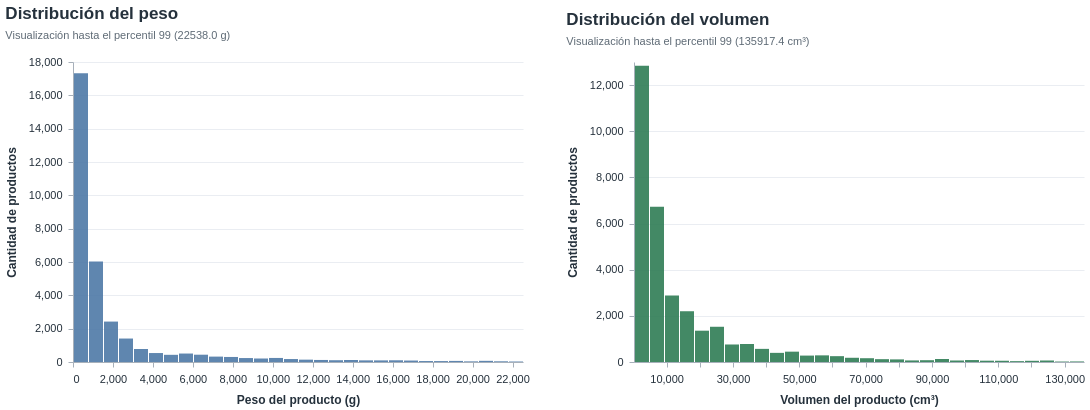

This figure's notebook cell:
### Markdown cell above
## 5.2. Características físicas de los productos

La tabla `products` informa peso, largo, alto y ancho. El volumen se calcula como el producto de las tres dimensiones y se expresa en centímetros cúbicos. Estas variables se conservan como posibles predictores; sus asociaciones con `freight_value` se evaluarán en análisis posteriores.

### Code cell
products["product_volume_cm3"] = (
    products["product_length_cm"]
    * products["product_height_cm"]
    * products["product_width_cm"]
)

variables_fisicas = [
    "product_weight_g",
    "product_length_cm",
    "product_height_cm",
    "product_width_cm",
    "product_volume_cm3",
]

resumen_fisico = products[variables_fisicas].describe(
    percentiles=[0.25, 0.50, 0.75, 0.90, 0.95, 0.99]
).T
resumen_fisico["nulos"] = products[variables_fisicas].isna().sum()
display(resumen_fisico)


def preparar_histograma(serie, bins=30):
    valores = serie.dropna()
    limite = valores.quantile(0.99)
    conteos, bordes = np.histogram(valores[valores.le(limite)], bins=bins)
    datos = pd.DataFrame(
        {"desde": bordes[:-1], "hasta": bordes[1:], "cantidad": conteos}
    )
    datos["cantidad_texto"] = datos["cantidad"].map(numero_es)
    return datos, limite


hist_peso, limite_peso = preparar_histograma(products["product_weight_g"])
hist_volumen, limite_volumen = preparar_histograma(products["product_volume_cm3"])


def grafico_histograma_fisico(datos, titulo, subtitulo, eje_x, color):
    return alt.Chart(datos).mark_bar(color=color, opacity=0.9).encode(
        x=alt.X("desde:Q", bin="binned", title=eje_x),
        x2="hasta:Q",
        y=alt.Y("cantidad:Q", title="Cantidad de productos"),
        tooltip=[
            alt.Tooltip("desde:Q", title="Desde", format=".1f"),
            alt.Tooltip("hasta:Q", title="Hasta", format=".1f"),
            alt.Tooltip("cantidad_texto:N", title="Productos"),
        ],
    ).properties(
        width=450,
        height=300,
        title=alt.TitleParams(text=titulo, subtitle=subtitulo),
    )


grafico_peso = grafico_histograma_fisico(
    hist_peso,
    "Distribución del peso",
    f"Visualización hasta el percentil 99 ({limite_peso:.1f} g)",
    "Peso del producto (g)",
    COLOR_SECUNDARIO,
)
grafico_volumen = grafico_histograma_fisico(
    hist_volumen,
    "Distribución del volumen",
    f"Visualización hasta el percentil 99 ({limite_volumen:.1f} cm³)",
    "Volumen del producto (cm³)",
    COLOR_VERDE,
)

panel_fisico = alt.hconcat(grafico_peso, grafico_volumen, spacing=36).resolve_scale(
    x="independent", y="independent"
)
estilo_profesional(panel_fisico)

### Figure 1 — Vega-Lite specification as saved in the notebook (floating-point values rounded to 4 significant figures)
{"config": {"view": {"continuousWidth": 300, "continuousHeight": 300, "stroke": null}, "axis": {"domainColor": "#A7B0BA", "gridColor": "#E5E9EF", "gridOpacity": 0.8, "labelColor": "#25313C", "labelFont": "Arial", "labelFontSize": 11, "labelPadding": 6, "tickColor": "#A7B0BA", "titleColor": "#25313C", "titleFont": "Arial", "titleFontSize": 12, "titlePadding": 10}, "legend": {"labelColor": "#25313C", "labelFont": "Arial", "labelFontSize": 10, "titleColor": "#25313C", "titleFont": "Arial", "titleFontSize": 11}, "title": {"anchor": "start", "color": "#25313C", "font": "Arial", "fontSize": 17, "fontWeight": 600, "offset": 14, "subtitleColor": "#5F6B76", "subtitleFont": "Arial", "subtitleFontSize": 11, "subtitlePadding": 7}}, "hconcat": [{"data": {"name": "data-b8c8998fa031004e2ff1a3e6ddc0bc92"}, "mark": {"type": "bar", "color": "#4E79A7", "opacity": 0.9}, "encoding": {"tooltip": [{"field": "desde", "format": ".1f", "title": "Desde", "type": "quantitative"}, {"field": "hasta", "format": ".1f", "title": "Hasta", "type": "quantitative"}, {"field": "cantidad_texto", "title": "Productos", "type": "nominal"}], "x": {"bin": "binned", "field": "desde", "title": "Peso del producto (g)", "type": "quantitative"}, "x2": {"field": "hasta"}, "y": {"field": "cantidad", "title": "Cantidad de productos", "type": "quantitative"}}, "height": 300, "title": {"text": "Distribución del peso", "subtitle": "Visualización hasta el percentil 99 (22538.0 g)"}, "width": 450}, {"data": {"name": "data-a52b7880ce70a99a9326fa6e2a9135a8"}, "mark": {"type": "bar", "color": "#2F7D55", "opacity": 0.9}, "encoding": {"tooltip": [{"field": "desde", "format": ".1f", "title": "Desde", "type": "quantitative"}, {"field": "hasta", "format": ".1f", "title": "Hasta", "type": "quantitative"}, {"field": "cantidad_texto", "title": "Productos", "type": "nominal"}], "x": {"bin": "binned", "field": "desde", "title": "Volumen del producto (cm³)", "type": "quantitative"}, "x2": {"field": "hasta"}, "y": {"field": "cantidad", "title": "Cantidad de productos", "type": "quantitative"}}, "height": 300, "title": {"text": "Distribución del volumen", "subtitle": "Visualización hasta el percentil 99 (135917.4 cm³)"}, "width": 450}], "resolve": {"scale": {"x": "independent", "y": "independent"}}, "spacing": 36, "$schema": "https://vega.github.io/schema/vega-lite/v6.4.1.json", "datasets": {"data-b8c8998fa031004e2ff1a3e6ddc0bc92": [{"desde": 0.0, "hasta": 750.8, "cantidad": 17330, "cantidad_texto": "17.330"}, {"desde": 750.8, "hasta": 1502.0, "cantidad": 6033, "cantidad_texto": "6.033"}, {"desde": 1502.0, "hasta": 2252.0, "cantidad": 2426, "cantidad_texto": "2.426"}, {"desde": 2252.0, "hasta": 3003.0, "cantidad": 1408, "cantidad_texto": "1.408"}, {"desde": 3003.0, "hasta": 3754.0, "cantidad": 781, "cantidad_texto": "781"}, {"desde": 3754.0, "hasta": 4505.0, "cantidad": 538, "cantidad_texto": "538"}, {"desde": 4505.0, "hasta": 5256.0, "cantidad": 431, "cantidad_texto": "431"}, {"desde": 5256.0, "hasta": 6007.0, "cantidad": 508, "cantidad_texto": "508"}, {"desde": 6007.0, "hasta": 6758.0, "cantidad": 438, "cantidad_texto": "438"}, {"desde": 6758.0, "hasta": 7508.0, "cantidad": 324, "cantidad_texto": "324"}, {"desde": 7508.0, "hasta": 8259.0, "cantidad": 302, "cantidad_texto": "302"}, {"desde": 8259.0, "hasta": 9010.0, "cantidad": 237, "cantidad_texto": "237"}, {"desde": 9010.0, "hasta": 9761.0, "cantidad": 210, "cantidad_texto": "210"}, {"desde": 9761.0, "hasta": 10510.0, "cantidad": 243, "cantidad_texto": "243"}, {"desde": 10510.0, "hasta": 11260.0, "cantidad": 178, "cantidad_texto": "178"}, {"desde": 11260.0, "hasta": 12010.0, "cantidad": 141, "cantidad_texto": "141"}, {"desde": 12010.0, "hasta": 12760.0, "cantidad": 122, "cantidad_texto": "122"}, {"desde": 12760.0, "hasta": 13520.0, "cantidad": 107, "cantidad_texto": "107"}, {"desde": 13520.0, "hasta": 14270.0, "cantidad": 120, "cantidad_texto": "120"}, {"desde": 14270.0, "hasta": 15020.0, "cantidad": 98, "cantidad_texto": "98"}, {"desde": 15020.0, "hasta": 15770.0, "cantidad": 97, "cantidad_texto": "97"}, {"desde": 15770.0, "hasta": 16520.0, "cantidad": 103, "cantidad_texto": "103"}, {"desde": 16520.0, "hasta": 17270.0, "cantidad": 87, "cantidad_texto": "87"}, {"desde": 17270.0, "hasta": 18020.0, "cantidad": 58, "cantidad_texto": "58"}, {"desde": 18020.0, "hasta": 18770.0, "cantidad": 56, "cantidad_texto": "56"}, {"desde": 18770.0, "hasta": 19520.0, "cantidad": 65, "cantidad_texto": "65"}, {"desde": 19520.0, "hasta": 20270.0, "cantidad": 38, "cantidad_texto": "38"}, {"desde": 20270.0, "hasta": 21020.0, "cantidad": 69, "cantidad_texto": "69"}, {"desde": 21020.0, "hasta": 21770.0, "cantidad": 42, "cantidad_texto": "42"}, {"desde": 21770.0, "hasta": 22520.0, "cantidad": 29, "cantidad_texto": "29"}], "data-a52b7880ce70a99a9326fa6e2a9135a8": [{"desde": 168.0, "hasta": 4690.0, "cantidad": 12840, "cantidad_texto": "12.840"}, {"desde": 4690.0, "hasta": 9212.0, "cantidad": 6725, "cantidad_texto": "6.725"}, {"desde": 9212.0, "hasta": 13730.0, "cantidad": 2884, "cantidad_texto": "2.884"}, {"desde": 13730.0, "hasta": 18260.0, "cantidad": 2200, "cantidad_texto": "2.200"}, {"desde": 18260.0, "hasta": 22780.0, "cantidad": 1357, "cantidad_texto": "1.357"}, {"desde": 22780.0, "hasta": 27300.0, "cantidad": 1527, "cantidad_texto": "1.527"}, {"desde": 27300.0, "hasta": 31820.0, "cantidad": 759, "cantidad_texto": "759"}, {"desde": 31820.0, "hasta": 36340.0, "cantidad": 779, "cantidad_texto": "779"}, {"desde": 36340.0, "hasta": 40870.0, "cantidad": 569, "cantidad_texto": "569"}, {"desde": 40870.0, "hasta": 45390.0, "cantidad": 396, "cantidad_texto": "396"}, {"desde": 45390.0, "hasta": 49910.0, "cantidad": 448, "cantidad_texto": "448"}, {"desde": 49910.0, "hasta": 54430.0, "cantidad": 278, "cantidad_texto": "278"}, {"desde": 54430.0, "hasta": 58950.0, "cantidad": 288, "cantidad_texto": "288"}, {"desde": 58950.0, "hasta": 63480.0, "cantidad": 253, "cantidad_texto": "253"}, {"desde": 63480.0, "hasta": 68000.0, "cantidad": 183, "cantidad_texto": "183"}, {"desde": 68000.0, "hasta": 72520.0, "cantidad": 164, "cantidad_texto": "164"}, {"desde": 72520.0, "hasta": 77040.0, "cantidad": 123, "cantidad_texto": "123"}, {"desde": 77040.0, "hasta": 81560.0, "cantidad": 113, "cantidad_texto": "113"}, {"desde": 81560.0, "hasta": 86090.0, "cantidad": 68, "cantidad_texto": "68"}, {"desde": 86090.0, "hasta": 90610.0, "cantidad": 78, "cantidad_texto": "78"}, {"desde": 90610.0, "hasta": 95130.0, "cantidad": 129, "cantidad_texto": "129"}, {"desde": 95130.0, "hasta": 99650.0, "cantidad": 65, "cantidad_texto": "65"}, {"desde": 99650.0, "hasta": 104200.0, "cantidad": 84, "cantidad_texto": "84"}, {"desde": 104200.0, "hasta": 108700.0, "cantidad": 57, "cantidad_texto": "57"}, {"desde": 108700.0, "hasta": 113200.0, "cantidad": 54, "cantidad_texto": "54"}, {"desde": 113200.0, "hasta": 117700.0, "cantidad": 37, "cantidad_texto": "37"}, {"desde": 117700.0, "hasta": 122300.0, "cantidad": 52, "cantidad_texto": "52"}, {"desde": 122300.0, "hasta": 126800.0, "cantidad": 65, "cantidad_texto": "65"}, {"desde": 126800.0, "hasta": 131300.0, "cantidad": 20, "cantidad_texto": "20"}, {"desde": 131300.0, "hasta": 135800.0, "cantidad": 24, "cantidad_texto": "24"}]}}
